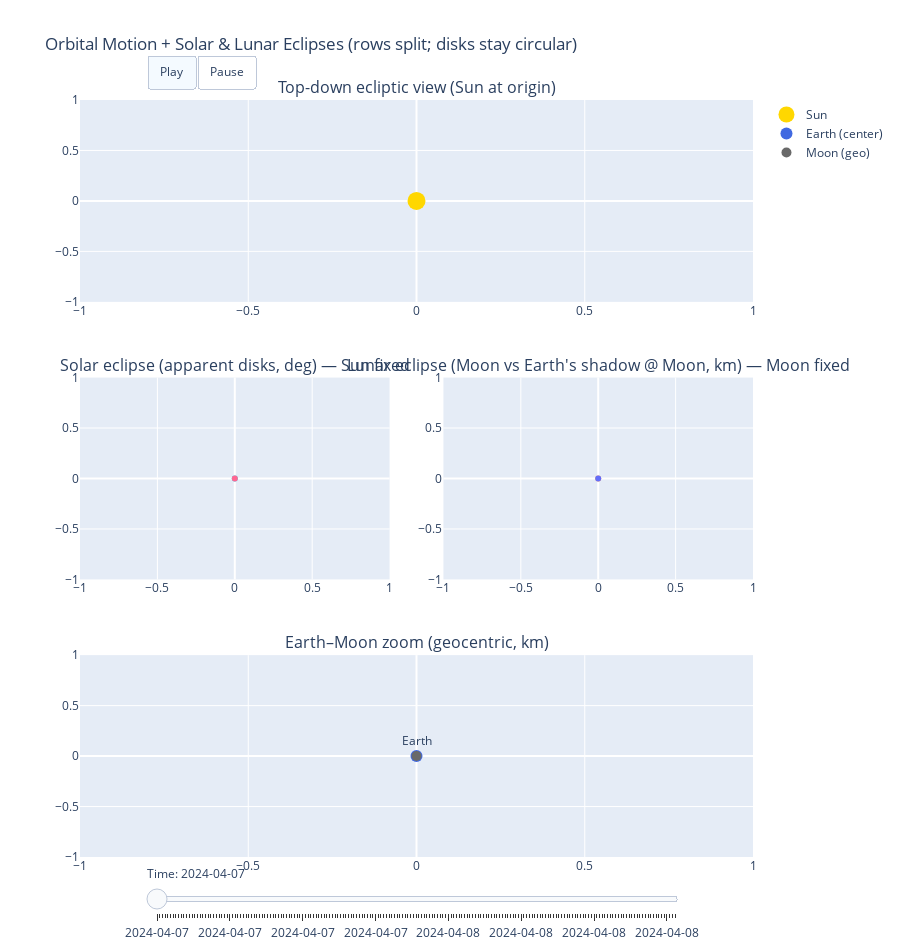

Source (notebook cell):
### Markdown cell above
# Vis2

### Code cell
# --- hoist imports/util trig ---
import numpy as np, math
import plotly.graph_objects as go
from plotly.subplots import make_subplots

# unit circles reused everywhere (no per-frame trig)
TH_SOL  = np.linspace(0, 2*np.pi, 240, endpoint=False)
UCOS_SOL, USIN_SOL = np.cos(TH_SOL), np.sin(TH_SOL)
TH_RING = np.linspace(0, 2*np.pi, 256, endpoint=False)
RCOS, RSIN = np.cos(TH_RING), np.sin(TH_RING)

def bounds_from_center_r(cx, cy, r):
    return cx - r, cy - r, cx + r, cy + r

# --- build timeline as before ---
times = []
t = START
while t <= END:
    times.append(t); t += STEP
N = len(times)

# --- pre-create traces so frames just update them by index ---
fig = make_subplots(
    rows=3,
    cols=2,
    specs=[
        [ {"type": "scatter", "colspan": 2}, None],   # (1,1) spans both columns
        [ {"type": "scatter"}, {"type": "scatter"}],  # (2,1) and (2,2)
        [ {"type": "scatter", "colspan": 2}, None],   # (3,1) spans both columns
    ],
    vertical_spacing=0.10,
    horizontal_spacing=0.08,
    subplot_titles=(
        "Top-down ecliptic view (Sun at origin)",
        "Solar eclipse (apparent disks, deg) — Sun fixed",
        "Lunar eclipse (Moon vs Earth's shadow @ Moon, km) — Moon fixed",
        "Earth–Moon zoom (geocentric, km)"
    )
)

# Row 1 (system) – trails + markers
i_sys_sun     = len(fig.data); fig.add_trace(go.Scatter(x=[0], y=[0], mode="markers", marker=dict(size=18, color="gold"), name="Sun"), row=1, col=1)
i_sys_epath   = len(fig.data); fig.add_trace(go.Scatter(x=[], y=[], mode="lines",  name="Earth path", line=dict(width=1.2)), row=1, col=1)
i_sys_earth   = len(fig.data); fig.add_trace(go.Scatter(x=[], y=[], mode="markers",marker=dict(size=10, color="royalblue"), name="Earth"), row=1, col=1)
i_sys_mpath   = len(fig.data); fig.add_trace(go.Scatter(x=[], y=[], mode="lines",  name="Moon path (heliocentric)", line=dict(width=1, color="gray")), row=1, col=1)
i_sys_moon    = len(fig.data); fig.add_trace(go.Scatter(x=[], y=[], mode="markers",marker=dict(size=8, color="dimgray"), name="Moon"), row=1, col=1)

# Row 2 (solar) – two markers + text
i_sol_sun     = len(fig.data); fig.add_trace(go.Scatter(x=[0], y=[0], mode="markers", showlegend=False), row=2, col=1)
i_sol_moon    = len(fig.data); fig.add_trace(go.Scatter(x=[0], y=[0], mode="markers", showlegend=False), row=2, col=1)
i_sol_text    = len(fig.data); fig.add_trace(go.Scatter(x=[None], y=[None], mode="text", showlegend=False), row=2, col=1)


# Row 2 (lunar) – pen/umbra & Moon with markers + text
i_lun_pen     = len(fig.data); fig.add_trace(go.Scatter(x=[0], y=[0], mode="markers", showlegend=False), row=2, col=2)
i_lun_umb     = len(fig.data); fig.add_trace(go.Scatter(x=[0], y=[0], mode="markers", showlegend=False), row=2, col=2)
i_lun_moon    = len(fig.data); fig.add_trace(go.Scatter(x=[0], y=[0], mode="markers", showlegend=False), row=2, col=2)
i_lun_text    = len(fig.data); fig.add_trace(go.Scatter(x=[None], y=[None], mode="text", showlegend=False), row=2, col=2)

# Row 3 (geo zoom) – ring + Earth + Moon
i_geo_ring    = len(fig.data); fig.add_trace(go.Scatter(x=[], y=[], mode="lines", name="Moon orbit (geocentric)", line=dict(width=1, dash="dot")), row=3, col=1)
i_geo_earth   = len(fig.data); fig.add_trace(go.Scatter(x=[0], y=[0], mode="markers+text", name="Earth (center)",
                                                        marker=dict(size=12, color="royalblue"), text=["Earth"], textposition="top center"), row=3, col=1)
i_geo_moon    = len(fig.data); fig.add_trace(go.Scatter(x=[0], y=[0], mode="markers", name="Moon (geo)", marker=dict(size=10, color="dimgray")), row=3, col=1)

# OPTIONAL: pre-add a few soft gradient rings as SHAPES (not traces) so we only update x0..y1
# (kept minimal here; extend if you like)
fig.update_layout(shapes=[
    dict(type="circle", xref="x2", yref="y2", x0=0, y0=0, x1=0, y1=0, fillcolor="rgba(255,215,0,0.8)", line=dict(width=0), layer="below"),  # solar glow
    dict(type="circle", xref="x3", yref="y3", x0=0, y0=0, x1=0, y1=0, fillcolor="rgba(192,192,192,0.8)", line=dict(width=0), layer="below"),  # lunar silver
])

# running trails
ex, ey, mx, my = [], [], [], []

frames = []
for i, dt in enumerate(times):
    et = utc_to_et(dt)

    # --- physics (unchanged helpers) ---
    r_es, r_ms, r_sun_geo, r_moon_geo = heliocentric_positions(et)
    d_es = np.linalg.norm(r_sun_geo); d_em = np.linalg.norm(r_moon_geo)

    sunR = get_angular_radius(get_mean_radius_km("SUN"),  d_es) * DEG
    moonR= get_angular_radius(get_mean_radius_km("MOON"), d_em) * DEG
    sep  = get_angle_between_vectors(r_sun_geo, r_moon_geo) * DEG

    frac = circle_overlap_fraction(math.radians(sunR), math.radians(moonR), math.radians(sep))
    cover = 100.0 * frac
    label = get_solar_metrics_at_time(et)["classification"]

    Rm, ru, rp, s = lunar_shadow_at_moon(et)
    lm = get_lunar_metrics_at_time(et)
    umb_pct = lm["umbra_fraction_of_moon"]    * 100.0
    pen_pct = lm["penumbra_fraction_of_moon"] * 100.0

    # update trails
    ex.append(r_es[0]); ey.append(r_es[1])
    mx.append(r_ms[0]); my.append(r_ms[1])

    # bottom ring using precomputed cos/sin
    r_geo = np.linalg.norm(r_moon_geo)
    ring_x = r_geo * RCOS; ring_y = r_geo * RSIN

    # marker sizes (proportional; tune constants only once)
    sun_op = 1.0 - 0.75 * (cover/100.0)
    sun_marker  = dict(size=sunR*400,  color=f'rgba(255,215,0,{sun_op:.2f})', line=dict(width=1, color="gold"), symbol='circle')
    moon_marker = dict(size=moonR*400, color='black', line=dict(width=1, color="black"), symbol='circle')

    umb_op = 0.4 + 0.6*(umb_pct/100.0)
    pen_op = 0.2 + 0.4*(pen_pct/100.0)
    pen_marker  = dict(size=rp*0.02, color=f'rgba(120,120,120,{pen_op:.2f})', line=dict(width=0.5, color='gray'),   symbol='circle')
    umb_marker  = dict(size=ru*0.02, color=f'rgba(0,0,0,{umb_op:.2f})',       line=dict(width=0.5, color='black'),  symbol='circle')
    moon_km_mrk = dict(size=Rm*0.02, color='silver',                          line=dict(width=1,   color='dimgray'),symbol='circle')

    solar_text = f"Sun covered: {cover:.1f}%<br>{label}<br>{dt.strftime('UTC %Y-%m-%d %H:%M')}"
    lunar_text = f"Umbra cover: {umb_pct:.1f}%<br>Penumbral cover: {pen_pct:.1f}%"

    # frame updates only touch the traces we created above (by index), no new traces appended
    frame = go.Frame(
        name=str(i),
        data=[
            # row1 system
            go.Scatter(x=[0], y=[0]),                                  # i_sys_sun
            go.Scatter(x=np.array(ex), y=np.array(ey)),                # i_sys_epath
            go.Scatter(x=[ex[-1]], y=[ey[-1]]),                        # i_sys_earth
            go.Scatter(x=np.array(mx), y=np.array(my)),                # i_sys_mpath
            go.Scatter(x=[mx[-1]], y=[my[-1]]),                        # i_sys_moon

            # row2 solar
            go.Scatter(x=[0.0],    y=[0.0],    marker=sun_marker),     # i_sol_sun
            go.Scatter(x=[sep],    y=[0.0],    marker=moon_marker),    # i_sol_moon
            go.Scatter(x=[-1.8],   y=[1.2],    text=[solar_text], mode="text"),  # i_sol_text

            # row2 lunar (Moon fixed at origin; shadow centers at (s,0))
            go.Scatter(x=[s],      y=[0.0],    marker=pen_marker),     # i_lun_pen
            go.Scatter(x=[s],      y=[0.0],    marker=umb_marker),     # i_lun_umb
            go.Scatter(x=[0.0],    y=[0.0],    marker=moon_km_mrk),    # i_lun_moon
            go.Scatter(x=[-LIM_LUNAR*0.9], y=[LIM_LUNAR*0.9], text=[lunar_text], mode="text"),  # i_lun_text

            # row3 geo ring + earth + moon
            go.Scatter(x=ring_x,   y=ring_y),                          # i_geo_ring
            go.Scatter(x=[0],      y=[0]),                              # i_geo_earth
            go.Scatter(x=[r_moon_geo[0]], y=[r_moon_geo[1]]),          # i_geo_moon
        ],
        traces=[  # explicitly bind which traces these updates affect (stable indices)
            i_sys_sun, i_sys_epath, i_sys_earth, i_sys_mpath, i_sys_moon,
            i_sol_sun, i_sol_moon, i_sol_text,
            i_lun_pen, i_lun_umb, i_lun_moon, i_lun_text,
            i_geo_ring, i_geo_earth, i_geo_moon
        ],
        # # OPTIONAL: update shapes each frame instead of adding gradient traces
        # layout=go.Layout(shapes=[
        #     dict(type="circle", xref="x2", yref="y2",  # solar glow follows Sun radius
        #          x0, y0, x1, y1 := bounds_from_center_r(0.0, 0.0, sunR),
        #          fillcolor=f"rgba(255,215,0,{0.55 + 0.45*sun_op:.2f})", line=dict(width=0), layer="below"),
        #     dict(type="circle", xref="x3", yref="y3",  # lunar silver around Moon
        #          x0, y0, x1, y1 := bounds_from_center_r(0.0, 0.0, Rm),
        #          fillcolor="rgba(192,192,192,0.6)", line=dict(width=0), layer="below"),
        # ])
    )
    frames.append(frame)

# ---------- controls ----------
sliders = [dict(
    steps=[dict(method="animate",
                args=[[str(k)], dict(mode="immediate",
                                     frame=dict(duration=120, redraw=True),
                                     transition=dict(duration=0))],
                label=times[k].strftime("%Y-%m-%d")) for k in range(N)],
    transition=dict(duration=0),
    x=0.10, y=0.02, xanchor="left", yanchor="top",
    len=0.80, currentvalue=dict(prefix="Time: ", visible=True)
)]
updatemenus = [dict(
    type="buttons", direction="left",
    x=0.10, y=1.06, xanchor="left", yanchor="top",
    buttons=[
        dict(label="Play",  method="animate",
             args=[None, dict(frame=dict(duration=120, redraw=True),
                              transition=dict(duration=0),
                              fromcurrent=True, mode="immediate")]),
        dict(label="Pause", method="animate",
             args=[[None], dict(frame=dict(duration=0, redraw=False),
                                transition=dict(duration=0),
                                mode="immediate")])
    ]
)]

fig.update_layout(
    title="Orbital Motion + Solar & Lunar Eclipses (rows split; disks stay circular)",
    height=950, sliders=sliders, updatemenus=updatemenus, showlegend=True
)

fig.update(frames=frames)
fig.show()
